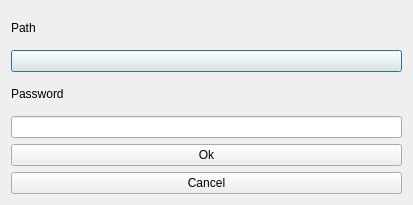
<?xml version="1.0" encoding="UTF-8"?>
<ui version="4.0">
 <class>PathPasswordDialog</class>
 <widget class="QDialog" name="PathPasswordDialog">
  <property name="geometry">
   <rect>
    <x>0</x>
    <y>0</y>
    <width>413</width>
    <height>205</height>
   </rect>
  </property>
  <property name="windowTitle">
   <string>Dialog</string>
  </property>
  <layout class="QVBoxLayout" name="verticalLayout">
   <item>
    <widget class="QLabel" name="label">
     <property name="text">
      <string>Path</string>
     </property>
    </widget>
   </item>
   <item>
    <widget class="RingButton" name="pathButtonEdit">
     <property name="text">
      <string/>
     </property>
    </widget>
   </item>
   <item>
    <widget class="QLabel" name="label_2">
     <property name="text">
      <string>Password</string>
     </property>
    </widget>
   </item>
   <item>
    <widget class="QLineEdit" name="passwordLineEdit">
     <property name="echoMode">
      <enum>QLineEdit::PasswordEchoOnEdit</enum>
     </property>
    </widget>
   </item>
   <item>
    <widget class="QPushButton" name="okButton">
     <property name="text">
      <string>Ok</string>
     </property>
    </widget>
   </item>
   <item>
    <widget class="QPushButton" name="cancelButton">
     <property name="text">
      <string>Cancel</string>
     </property>
    </widget>
   </item>
  </layout>
 </widget>
 <customwidgets>
  <customwidget>
   <class>RingButton</class>
   <extends>QPushButton</extends>
   <header location="global">ringbutton.h</header>
  </customwidget>
 </customwidgets>
 <resources/>
 <connections/>
</ui>
